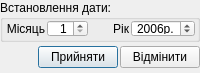
<?xml version="1.0" encoding="UTF-8"?>
<ui version="4.0">
 <class>tke_Dialog_narah</class>
 <widget class="QDialog" name="tke_Dialog_narah">
  <property name="geometry">
   <rect>
    <x>0</x>
    <y>0</y>
    <width>200</width>
    <height>73</height>
   </rect>
  </property>
  <property name="minimumSize">
   <size>
    <width>0</width>
    <height>0</height>
   </size>
  </property>
  <property name="maximumSize">
   <size>
    <width>1000</width>
    <height>1000</height>
   </size>
  </property>
  <property name="focusPolicy">
   <enum>Qt::NoFocus</enum>
  </property>
  <property name="contextMenuPolicy">
   <enum>Qt::DefaultContextMenu</enum>
  </property>
  <property name="windowTitle">
   <string>Нарахування</string>
  </property>
  <property name="windowIcon">
   <iconset resource="tke/tke_rc">
    <normaloff>:/pictures/pictures/cube.png</normaloff>:/pictures/pictures/cube.png</iconset>
  </property>
  <property name="modal">
   <bool>true</bool>
  </property>
  <layout class="QGridLayout">
   <property name="margin">
    <number>0</number>
   </property>
   <property name="spacing">
    <number>0</number>
   </property>
   <item row="1" column="0">
    <layout class="QHBoxLayout">
     <property name="spacing">
      <number>2</number>
     </property>
     <property name="margin">
      <number>0</number>
     </property>
     <item>
      <spacer>
       <property name="orientation">
        <enum>Qt::Horizontal</enum>
       </property>
       <property name="sizeHint" stdset="0">
        <size>
         <width>131</width>
         <height>31</height>
        </size>
       </property>
      </spacer>
     </item>
     <item>
      <widget class="QPushButton" name="okButton">
       <property name="text">
        <string>Прийняти</string>
       </property>
       <property name="icon">
        <iconset resource="tke/tke_rc">
         <normaloff>:/pictures/pictures/button_ok.png</normaloff>:/pictures/pictures/button_ok.png</iconset>
       </property>
       <property name="iconSize">
        <size>
         <width>12</width>
         <height>12</height>
        </size>
       </property>
      </widget>
     </item>
     <item>
      <widget class="QPushButton" name="cancelButton">
       <property name="text">
        <string>Відмінити</string>
       </property>
       <property name="icon">
        <iconset resource="tke/tke_rc">
         <normaloff>:/pictures/pictures/button_cancel.png</normaloff>:/pictures/pictures/button_cancel.png</iconset>
       </property>
       <property name="iconSize">
        <size>
         <width>12</width>
         <height>12</height>
        </size>
       </property>
      </widget>
     </item>
    </layout>
   </item>
   <item row="0" column="0">
    <widget class="QGroupBox" name="groupBox">
     <property name="minimumSize">
      <size>
       <width>200</width>
       <height>40</height>
      </size>
     </property>
     <property name="maximumSize">
      <size>
       <width>1000</width>
       <height>1000</height>
      </size>
     </property>
     <property name="title">
      <string>Встановлення дати:</string>
     </property>
     <layout class="QGridLayout">
      <property name="leftMargin">
       <number>2</number>
      </property>
      <property name="topMargin">
       <number>0</number>
      </property>
      <property name="rightMargin">
       <number>2</number>
      </property>
      <property name="bottomMargin">
       <number>2</number>
      </property>
      <property name="spacing">
       <number>2</number>
      </property>
      <item row="0" column="0">
       <widget class="QLabel" name="label_month">
        <property name="text">
         <string>Місяць</string>
        </property>
        <property name="alignment">
         <set>Qt::AlignRight|Qt::AlignTrailing|Qt::AlignVCenter</set>
        </property>
       </widget>
      </item>
      <item row="0" column="3">
       <widget class="QLabel" name="label_year">
        <property name="text">
         <string>Рік</string>
        </property>
        <property name="alignment">
         <set>Qt::AlignRight|Qt::AlignTrailing|Qt::AlignVCenter</set>
        </property>
       </widget>
      </item>
      <item row="0" column="1">
       <widget class="QSpinBox" name="spinBox_month">
        <property name="alignment">
         <set>Qt::AlignRight|Qt::AlignTrailing|Qt::AlignVCenter</set>
        </property>
        <property name="minimum">
         <number>1</number>
        </property>
        <property name="maximum">
         <number>12</number>
        </property>
        <property name="value">
         <number>1</number>
        </property>
       </widget>
      </item>
      <item row="0" column="4">
       <widget class="QSpinBox" name="spinBox_year">
        <property name="sizePolicy">
         <sizepolicy hsizetype="Fixed" vsizetype="Fixed">
          <horstretch>0</horstretch>
          <verstretch>0</verstretch>
         </sizepolicy>
        </property>
        <property name="alignment">
         <set>Qt::AlignRight|Qt::AlignTrailing|Qt::AlignVCenter</set>
        </property>
        <property name="suffix">
         <string>р.</string>
        </property>
        <property name="prefix">
         <string/>
        </property>
        <property name="minimum">
         <number>2004</number>
        </property>
        <property name="maximum">
         <number>2100</number>
        </property>
        <property name="singleStep">
         <number>1</number>
        </property>
        <property name="value">
         <number>2006</number>
        </property>
       </widget>
      </item>
     </layout>
    </widget>
   </item>
  </layout>
 </widget>
 <resources>
  <include location="tke/tke_rc"/>
 </resources>
 <connections>
  <connection>
   <sender>okButton</sender>
   <signal>clicked()</signal>
   <receiver>tke_Dialog_narah</receiver>
   <slot>accept()</slot>
   <hints>
    <hint type="sourcelabel">
     <x>278</x>
     <y>253</y>
    </hint>
    <hint type="destinationlabel">
     <x>96</x>
     <y>254</y>
    </hint>
   </hints>
  </connection>
  <connection>
   <sender>cancelButton</sender>
   <signal>clicked()</signal>
   <receiver>tke_Dialog_narah</receiver>
   <slot>reject()</slot>
   <hints>
    <hint type="sourcelabel">
     <x>369</x>
     <y>253</y>
    </hint>
    <hint type="destinationlabel">
     <x>179</x>
     <y>282</y>
    </hint>
   </hints>
  </connection>
 </connections>
</ui>
